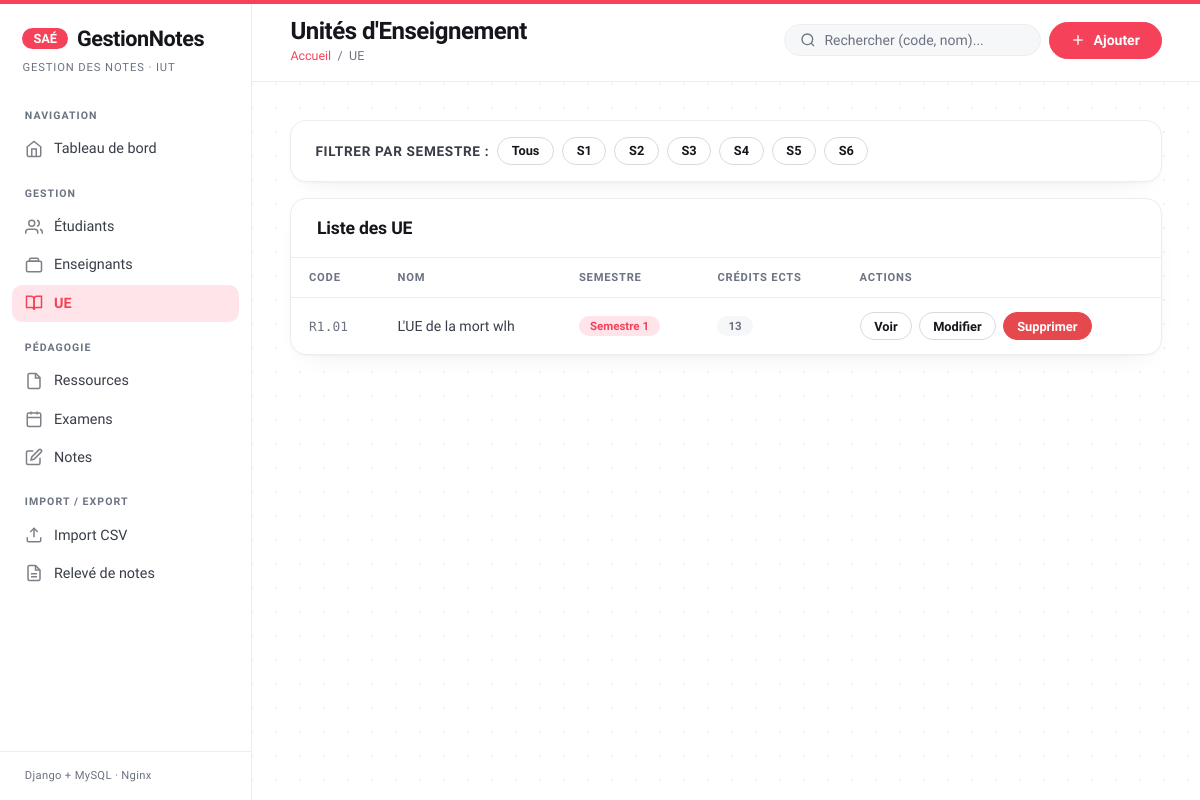
Screenshot of /ue/ with the database file from the repository.
### notes_app/models.py (models this page shows, shortened)
class UE(models.Model):
    SEMESTRES = [
        ('S1', 'Semestre 1'),
        ('S2', 'Semestre 2'),
        ('S3', 'Semestre 3'),
        ('S4', 'Semestre 4'),
        ('S5', 'Semestre 5'),
        ('S6', 'Semestre 6'),
    ]
    code_ue = models.CharField(
        max_length=20,
        primary_key=True,
        verbose_name="Code UE"
    )
    nom = models.CharField(max_length=200, verbose_name="Nom de l'UE")
    semestre = models.CharField(
        max_length=2,
        choices=SEMESTRES,
        verbose_name="Semestre"
    )
    credits_ects = models.PositiveSmallIntegerField(
        verbose_name="Crédits ECTS",
        validators=[MinValueValidator(1), MaxValueValidator(30)]
    )
    class Meta:
        db_table = 'ue'
        verbose_name = "UE"
        verbose_name_plural = "UE"
        ordering = ['semestre', 'code_ue']

### notes_app/views.py (the view)
def ue_liste(request):
    query = request.GET.get('q', '')
    semestre = request.GET.get('semestre', '')
    ues = UE.objects.all()
    if query:
        ues = ues.filter(
            Q(code_ue__icontains=query) | Q(nom__icontains=query)
        )
    if semestre:
        ues = ues.filter(semestre=semestre)
    semestres = UE.SEMESTRES
    return render(request, 'notes_app/ue_liste.html', {
        'ues': ues,
        'query': query,
        'semestre_actif': semestre,
        'semestres': semestres,
        'titre_page': 'Unités d\'Enseignement',
    })

### notes_app/templates/notes_app/ue_liste.html (shortened to what this page needs)
{% extends 'notes_app/base.html' %}
{% block titre_page %}Unités d'Enseignement{% endblock %}
{% block breadcrumb %}<span>/</span> <span>UE</span>{% endblock %}
{% block topbar_actions %}
<form method="get" class="search-bar">
  <svg width="16" height="16" viewBox="0 0 24 24" fill="none" stroke="currentColor" stroke-width="2"><circle cx="11" cy="11" r="8"/><line x1="21" y1="21" x2="16.65" y2="16.65"/></svg>
  <input type="search" name="q" value="{{ query }}" placeholder="Rechercher (code, nom)...">
</form>
<a href="{% url 'ue_creer' %}" class="btn btn-primary">
  <svg width="16" height="16" viewBox="0 0 24 24" fill="none" stroke="currentColor" stroke-width="2"><line x1="12" y1="5" x2="12" y2="19"/><line x1="5" y1="12" x2="19" y2="12"/></svg>
  Ajouter
</a>
{% endblock %}
{% block content %}
<div class="card" style="margin-bottom:1rem">
  <div class="card-body" style="padding:1rem 1.5rem">
    <form method="get" style="display:flex;gap:.5rem;align-items:center;flex-wrap:wrap">
      <label style="margin:0;font-size:.85rem">Filtrer par semestre :</label>
      <a href="?q={{ query }}" class="btn btn-outline btn-sm {% if not semestre_actif %}btn-primary{% endif %}">Tous</a>
      {% for code, label in semestres %}
        <a href="?q={{ query }}&semestre={{ code }}" class="btn btn-outline btn-sm {% if semestre_actif == code %}btn-primary{% endif %}">{{ code }}</a>
      {% endfor %}
    </form>
  </div>
</div>
<div class="card">
  <div class="card-header">
    <h2 class="card-title">Liste des UE</h2>
  </div>
  {% if ues %}
  <div class="table-wrapper">
    <table>
      <thead>
        <tr>
          <th>Code</th>
          <th>Nom</th>
          <th>Semestre</th>
          <th>Crédits ECTS</th>
          <th>Actions</th>
        </tr>
      </thead>
      <tbody>
        {% for ue in ues %}
        <tr>
          <td><span class="cell-num">{{ ue.code_ue }}</span></td>
          <td>{{ ue.nom }}</td>
          <td><span class="badge badge-bleu">{{ ue.get_semestre_display }}</span></td>
          <td><span class="badge badge-gris">{{ ue.credits_ects }}</span></td>
          <td>
            <div style="display:flex;gap:.4rem">
              <a href="{% url 'ue_detail' ue.pk %}" class="btn btn-outline btn-sm">Voir</a>
              <a href="{% url 'ue_modifier' ue.pk %}" class="btn btn-outline btn-sm">Modifier</a>
              <a href="{% url 'ue_supprimer' ue.pk %}" class="btn btn-danger btn-sm">Supprimer</a>
            </div>
          </td>
        </tr>
        {% endfor %}
      </tbody>
    </table>
  </div>
  {% endif %}
</div>
{% endblock %}

### notes_app/templates/notes_app/base.html (style rules this page uses)
*, *::before, *::after { box-sizing: border-box; margin: 0; padding: 0; }
:root { --bleu: #f5425a; --bleu-clair:#ff5e72; --bleu-pale: #ffe5e9; --vert: #15a05a; --vert-pale: #e6f6ee; --rouge: #e5484d; --rouge-pale:#fdeaea; --orange: #d9890b; --orange-pale:#fcf0d8; --gris-1: #f6f7f9; --gris-2: #ebedf1; --gris-3: #d6dae1; --gris-5: #6b7280; --gris-7: #383d47; --gris-9: #14161b; --sidebar-w: 252px; --radius: 10px; --radius-lg: 16px; --radius-pill: 999px; --font: 'Hanken Grotesk', system-ui, sans-serif; --font-display: 'Sora', system-ui, sans-serif; --font-mono: 'DM Mono', ui-monospace, monospace; }
body { font-family: var(--font); background-color: #ffffff; background-image: radial-gradient(rgba(17,19,24,.06) 1px, transparent 1px); background-size: 24px 24px; color: var(--gris-9); display: flex; min-height: 100vh; -webkit-font-smoothing: antialiased; }
body::before { content: ''; position: fixed; top: 0; left: 0; right: 0; height: 4px; background: var(--bleu); z-index: 200; }
.card { background: #ffffff; border: 1px solid var(--gris-2); border-radius: var(--radius-lg); overflow: hidden; box-shadow: 0 1px 3px rgba(17,19,24,.04), 0 12px 28px -18px rgba(17,19,24,.12); }
.card-header { padding: 1.2rem 1.6rem; border-bottom: 1px solid var(--gris-2); display: flex; align-items: center; justify-content: space-between; gap: 1rem; }
.card-title { font-family: var(--font-display); font-size: 1.1rem; font-weight: 700; letter-spacing: -.01em; color: var(--gris-9); }
.card-body { padding: 1.6rem; }
.table-wrapper { overflow-x: auto; }
table { width: 100%; border-collapse: collapse; font-size: .88rem; }
thead th { background: transparent; color: var(--gris-5); font-weight: 600; font-size: .7rem; text-transform: uppercase; letter-spacing: .07em; padding: .8rem 1.1rem; text-align: left; border-bottom: 1px solid var(--gris-2); }
tbody td { padding: .9rem 1.1rem; border-bottom: 1px solid var(--gris-1); color: var(--gris-7); vertical-align: middle; }
tbody tr { transition: background .12s; }
tbody tr:last-child td { border-bottom: none; }
.cell-num { font-family: var(--font-mono); font-size: .8rem; color: var(--gris-5); letter-spacing: .01em; }
.badge { display: inline-block; padding: 3px 11px; border-radius: var(--radius-pill); font-size: .72rem; font-weight: 600; }
.badge-bleu { background: var(--bleu-pale); color: var(--bleu); }
.badge-gris { background: var(--gris-1); color: var(--gris-5); }
.btn { display: inline-flex; align-items: center; gap: .45rem; padding: .58rem 1.3rem; border-radius: var(--radius-pill); font-family: var(--font); font-size: .875rem; font-weight: 600; cursor: pointer; text-decoration: none; border: 1px solid transparent; transition: transform .12s, background .15s, border-color .15s, box-shadow .15s, color .15s; }
.btn-primary { background: var(--bleu); color: #fff; border-color: var(--bleu); }
.btn-outline { background: #fff; color: var(--gris-9); border-color: var(--gris-3); }
.btn-danger { background: var(--rouge); color: #fff; border-color: var(--rouge); }
.btn-sm { padding: .34rem .85rem; font-size: .8rem; }
label { display: block; font-size: .72rem; font-weight: 600; letter-spacing: .05em; text-transform: uppercase; color: var(--gris-7); margin-bottom: .45rem; }
.search-bar { display: flex; align-items: center; gap: .5rem; background: var(--gris-1); border: 1px solid var(--gris-2); border-radius: var(--radius-pill); padding: .45rem .95rem; }
.search-bar svg { color: var(--gris-5); flex-shrink: 0; }
.search-bar input { border: none; background: transparent; font-family: var(--font); font-size: .875rem; color: var(--gris-9); outline: none; width: 200px; }
.search-bar input::placeholder { color: var(--gris-5); }
.content .card, .content .stat-card, .content .alert { animation: riseIn .5s cubic-bezier(.2,.7,.2,1) both; }

### rows the page displays
UE: code_ue "R1.01", nom "L'UE de la mort wlh", semestre "Semestre 1", credits_ects "13"

### other values shown
{{ code }} "S1" "S2" "S3" "S4" "S5" "S6"
